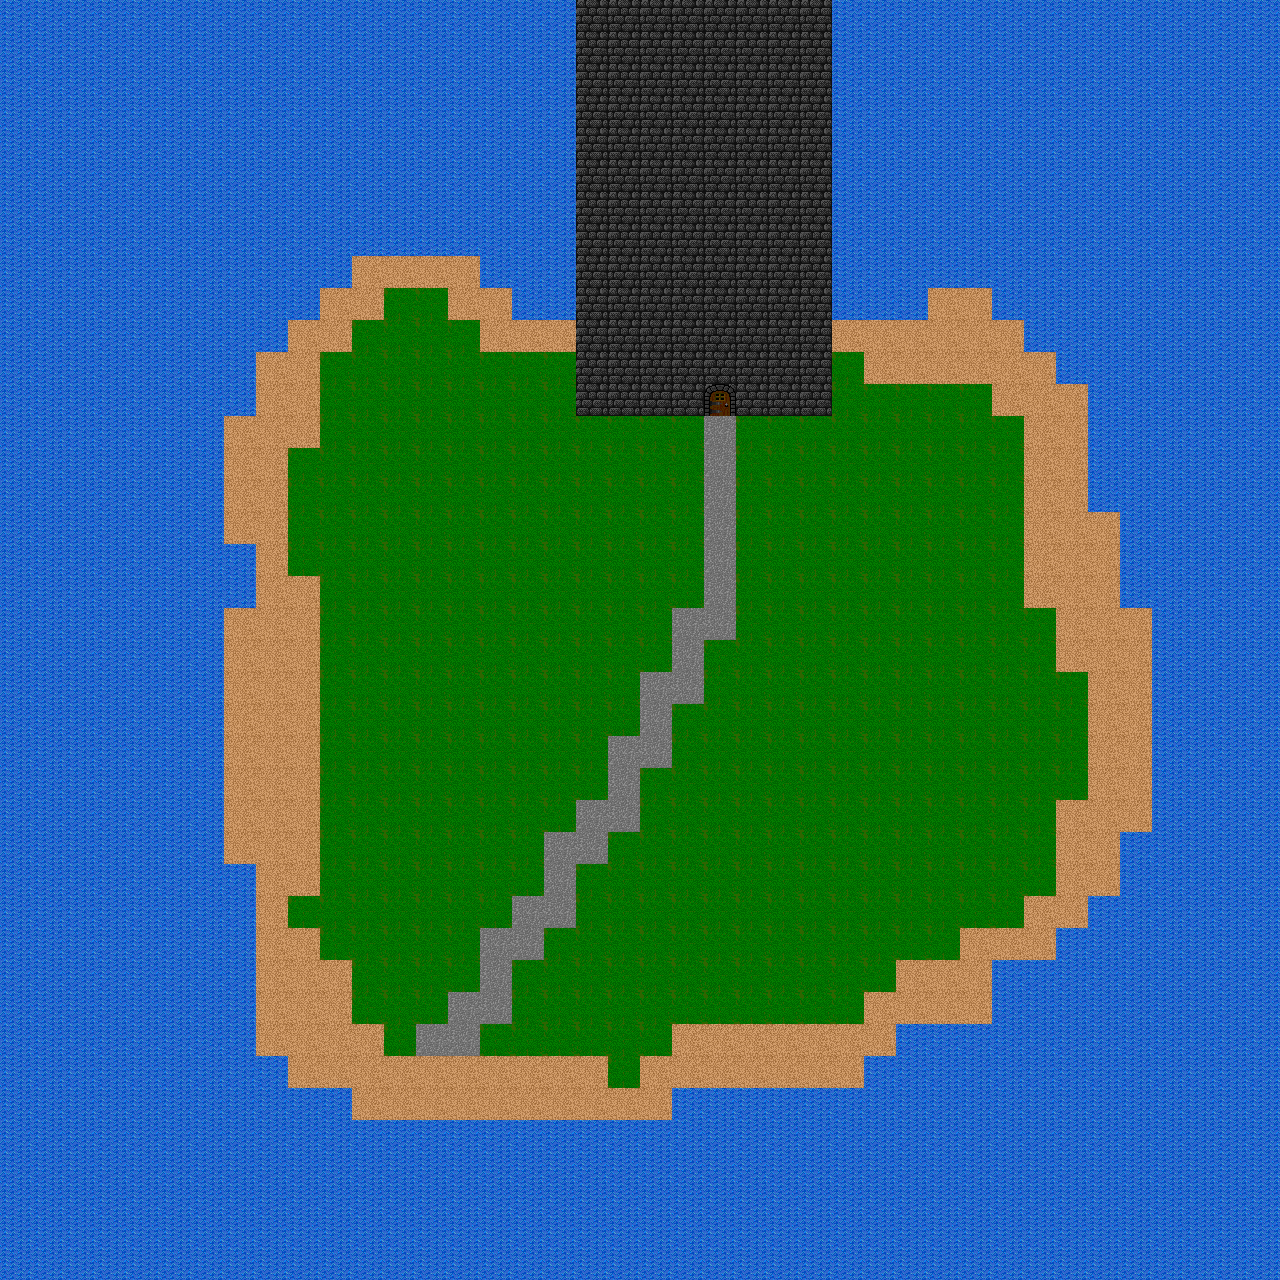

The image is a tile-based game level rendered from a .tmx file. Its description and source (layers, tilesets, objects; grid data summarised) follow:
An orthogonal 40x40 tile map with 32x32 px tiles, 3 tile layers (tiles, Warstwa Kafelków 2, Warstwa Kafelków 3) and 36 objects.

<map version="1.0" tiledversion="1.0.3" orientation="orthogonal" renderorder="right-down" width="40" height="40" tilewidth="32" tileheight="32" nextobjectid="38">
 <tileset firstgid="1" source="tiles.tsx" />
 <layer name="tiles" width="40" height="40">
  <data>[1600 cells, 1600 non-empty, 6 distinct tile ids]</data>
 </layer>
 <layer name="Warstwa Kafelków 2" width="40" height="40">
  <data>[1600 cells, 0 non-empty, 0 distinct tile ids]</data>
 </layer>
 <layer name="Warstwa Kafelków 3" width="40" height="40">
  <data>[1600 cells, 0 non-empty, 0 distinct tile ids]</data>
 </layer>
 <objectgroup name="walls">
  <object id="1" x="736" y="0" width="96" height="416" />
  <object id="2" x="576" y="0" width="128" height="416" />
  <object id="3" x="704" y="0" width="32" height="384" />
  <object id="4" x="1088" y="384" width="32" height="128" />
  <object id="5" x="1120" y="512" width="32" height="96" />
  <object id="6" x="1152" y="608" width="32" height="224" />
  <object id="7" x="1120" y="832" width="32" height="32" />
  <object id="8" x="1120" y="864" width="32" height="32" />
  <object id="9" x="1088" y="896" width="32" height="32" />
  <object id="10" x="1056" y="928" width="32" height="32" />
  <object id="11" x="992" y="960" width="64" height="32" />
  <object id="12" x="992" y="992" width="32" height="32" />
  <object id="13" x="896" y="1024" width="96" height="32" />
  <object id="14" x="864" y="1056" width="32" height="32" />
  <object id="15" x="672" y="1088" width="192" height="32" />
  <object id="16" x="352" y="1120" width="320" height="32" />
  <object id="17" x="320" y="1088" width="32" height="32" />
  <object id="18" x="288" y="1088" width="32" height="32" />
  <object id="19" x="256" y="1056" width="32" height="32" />
  <object id="20" x="224" y="864" width="32" height="192" />
  <object id="21" x="192" y="608" width="32" height="256" />
  <object id="22" x="224" y="544" width="32" height="64" />
  <object id="23" x="512" y="288" width="64" height="32" />
  <object id="24" x="480" y="256" width="32" height="32" />
  <object id="25" x="352" y="224" width="128" height="32" />
  <object id="26" x="320" y="256" width="32" height="32" />
  <object id="27" x="288" y="288" width="32" height="32" />
  <object id="28" x="256" y="320" width="32" height="32" />
  <object id="29" x="224" y="352" width="32" height="64" />
  <object id="30" x="192" y="416" width="32" height="128" />
  <object id="31" x="1056" y="352" width="32" height="32" />
  <object id="32" x="1024" y="320" width="32" height="32" />
  <object id="33" x="992" y="288" width="32" height="32" />
  <object id="34" x="928" y="256" width="64" height="32" />
  <object id="35" x="832" y="288" width="96" height="32" />
 </objectgroup>
 <objectgroup name="spawn">
  <object id="37" x="320" y="992" width="32" height="32" />
 </objectgroup>
</map>
